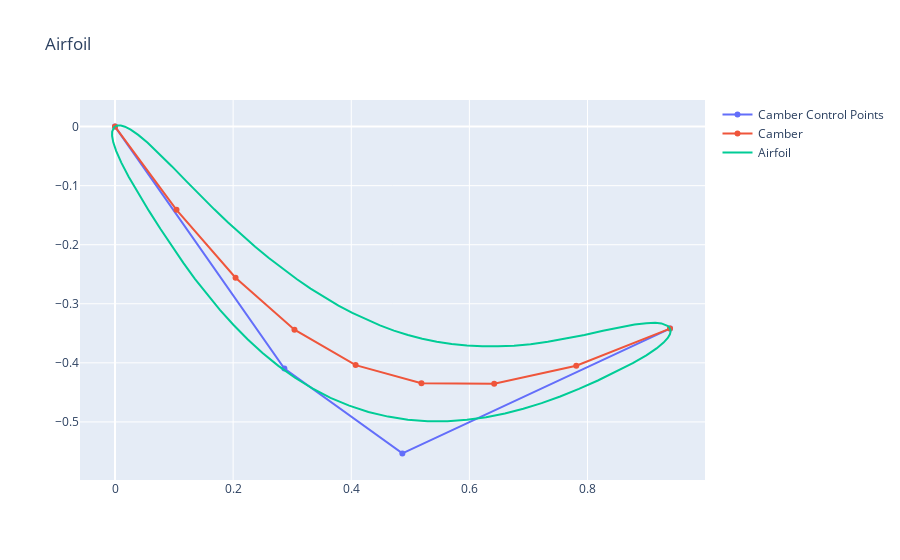
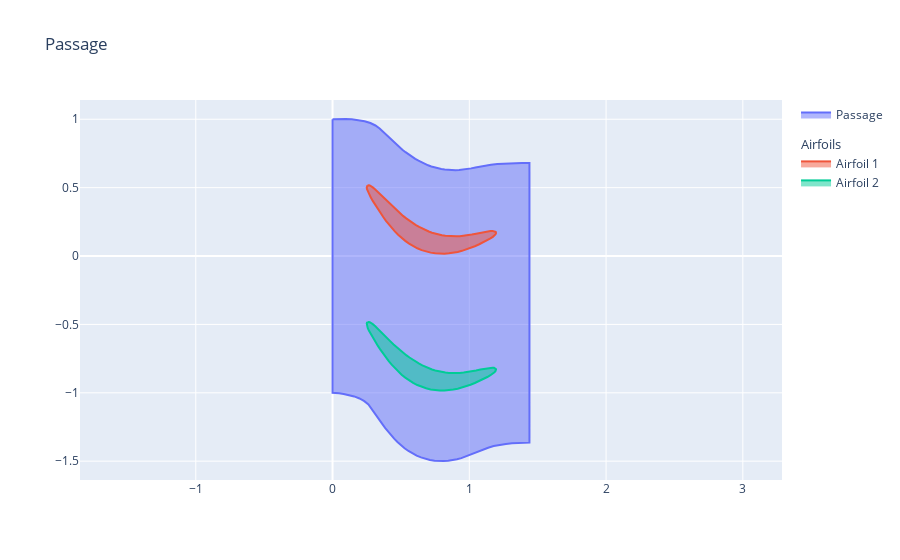

Write notebook code for charts like these, in order.
### Markdown cell above
## Rotor Airfoil

### Code cell
import numpy as np
from parafoil import CamberThicknessAirfoil, TurboRowPassage


airfoil = CamberThicknessAirfoil(
    inlet_angle=np.radians(-55),
    outlet_angle=np.radians(25),
    stagger_angle=np.radians(-20),
    upper_thick_prop=[0.025, 0.05, 0.1, 0.05, 0.025],
    lower_thick_prop=[0.025, 0.05, 0.1, 0.05, 0.025],
    leading_prop=0.5,
    trailing_prop=0.5,
    chord_length=1
)

airfoil.visualize(include_camber_ctrl_pnts=True)

passage = TurboRowPassage(
    airfoil=airfoil,
    spacing_to_chord=1.0,
    leading_edge_gap_to_chord=0.25,
    trailing_edge_gap_to_chord=0.25,
    num_airfoils=2,
    type="surface"
)

passage.visualize()
